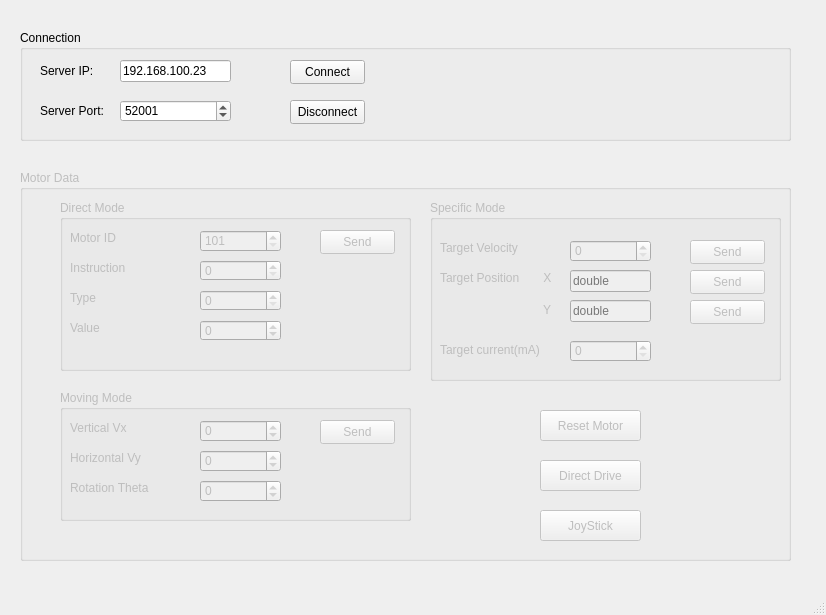
<?xml version="1.0" encoding="UTF-8"?>
<ui version="4.0">
 <class>MotorControl</class>
 <widget class="QMainWindow" name="MotorControl">
  <property name="geometry">
   <rect>
    <x>0</x>
    <y>0</y>
    <width>826</width>
    <height>615</height>
   </rect>
  </property>
  <property name="windowTitle">
   <string>MotorControl</string>
  </property>
  <widget class="QWidget" name="centralwidget">
   <widget class="QGroupBox" name="qConnectionGroup">
    <property name="geometry">
     <rect>
      <x>20</x>
      <y>30</y>
      <width>771</width>
      <height>111</height>
     </rect>
    </property>
    <property name="title">
     <string>Connection</string>
    </property>
    <widget class="QLabel" name="qServerIP">
     <property name="geometry">
      <rect>
       <x>20</x>
       <y>30</y>
       <width>61</width>
       <height>21</height>
      </rect>
     </property>
     <property name="text">
      <string>Server IP:</string>
     </property>
    </widget>
    <widget class="QLabel" name="qServerPort">
     <property name="geometry">
      <rect>
       <x>20</x>
       <y>70</y>
       <width>71</width>
       <height>21</height>
      </rect>
     </property>
     <property name="text">
      <string>Server Port: </string>
     </property>
    </widget>
    <widget class="QLineEdit" name="qServerIpLine">
     <property name="enabled">
      <bool>true</bool>
     </property>
     <property name="geometry">
      <rect>
       <x>100</x>
       <y>30</y>
       <width>111</width>
       <height>22</height>
      </rect>
     </property>
     <property name="inputMask">
      <string>###.###.###.###</string>
     </property>
     <property name="text">
      <string>192.168.100.23</string>
     </property>
    </widget>
    <widget class="QSpinBox" name="qServerPortSpin">
     <property name="geometry">
      <rect>
       <x>100</x>
       <y>70</y>
       <width>111</width>
       <height>22</height>
      </rect>
     </property>
     <property name="minimum">
      <number>50000</number>
     </property>
     <property name="maximum">
      <number>65535</number>
     </property>
     <property name="value">
      <number>52001</number>
     </property>
    </widget>
    <widget class="QPushButton" name="qConnectButton">
     <property name="geometry">
      <rect>
       <x>270</x>
       <y>30</y>
       <width>75</width>
       <height>24</height>
      </rect>
     </property>
     <property name="text">
      <string>Connect</string>
     </property>
    </widget>
    <widget class="QPushButton" name="qDisconnectButton">
     <property name="geometry">
      <rect>
       <x>270</x>
       <y>70</y>
       <width>75</width>
       <height>24</height>
      </rect>
     </property>
     <property name="text">
      <string>Disconnect</string>
     </property>
    </widget>
   </widget>
   <widget class="QGroupBox" name="qMotorDataGroup">
    <property name="enabled">
     <bool>false</bool>
    </property>
    <property name="geometry">
     <rect>
      <x>20</x>
      <y>170</y>
      <width>771</width>
      <height>391</height>
     </rect>
    </property>
    <property name="title">
     <string>Motor Data</string>
    </property>
    <widget class="QGroupBox" name="qSpecificModeGroup">
     <property name="geometry">
      <rect>
       <x>410</x>
       <y>30</y>
       <width>351</width>
       <height>181</height>
      </rect>
     </property>
     <property name="title">
      <string>Specific Mode</string>
     </property>
     <widget class="QLabel" name="qTargetVelocity">
      <property name="geometry">
       <rect>
        <x>10</x>
        <y>40</y>
        <width>81</width>
        <height>16</height>
       </rect>
      </property>
      <property name="text">
       <string>Target Velocity</string>
      </property>
     </widget>
     <widget class="QLabel" name="qTargetPosition">
      <property name="geometry">
       <rect>
        <x>10</x>
        <y>70</y>
        <width>81</width>
        <height>16</height>
       </rect>
      </property>
      <property name="text">
       <string>Target Position</string>
      </property>
     </widget>
     <widget class="QLabel" name="qTargetCurrent">
      <property name="geometry">
       <rect>
        <x>10</x>
        <y>140</y>
        <width>101</width>
        <height>20</height>
       </rect>
      </property>
      <property name="text">
       <string>Target current(mA)</string>
      </property>
     </widget>
     <widget class="QSpinBox" name="qTargetVelocitySpin">
      <property name="geometry">
       <rect>
        <x>140</x>
        <y>40</y>
        <width>81</width>
        <height>22</height>
       </rect>
      </property>
      <property name="maximum">
       <number>5000</number>
      </property>
     </widget>
     <widget class="QSpinBox" name="qTargetCurrentSpin">
      <property name="geometry">
       <rect>
        <x>140</x>
        <y>140</y>
        <width>81</width>
        <height>22</height>
       </rect>
      </property>
      <property name="maximum">
       <number>5000</number>
      </property>
     </widget>
     <widget class="QPushButton" name="qTargetVelocityButton">
      <property name="geometry">
       <rect>
        <x>260</x>
        <y>40</y>
        <width>75</width>
        <height>24</height>
       </rect>
      </property>
      <property name="text">
       <string>Send</string>
      </property>
     </widget>
     <widget class="QPushButton" name="qTargetPositionButton">
      <property name="geometry">
       <rect>
        <x>260</x>
        <y>70</y>
        <width>75</width>
        <height>24</height>
       </rect>
      </property>
      <property name="text">
       <string>Send</string>
      </property>
     </widget>
     <widget class="QPushButton" name="qTargetCurrentButton">
      <property name="geometry">
       <rect>
        <x>260</x>
        <y>100</y>
        <width>75</width>
        <height>24</height>
       </rect>
      </property>
      <property name="text">
       <string>Send</string>
      </property>
     </widget>
     <widget class="QLabel" name="label">
      <property name="geometry">
       <rect>
        <x>110</x>
        <y>70</y>
        <width>21</width>
        <height>16</height>
       </rect>
      </property>
      <property name="text">
       <string> X</string>
      </property>
     </widget>
     <widget class="QLabel" name="label_2">
      <property name="geometry">
       <rect>
        <x>110</x>
        <y>100</y>
        <width>21</width>
        <height>20</height>
       </rect>
      </property>
      <property name="text">
       <string> Y</string>
      </property>
     </widget>
     <widget class="QLineEdit" name="qPositionLineEditX">
      <property name="geometry">
       <rect>
        <x>140</x>
        <y>70</y>
        <width>81</width>
        <height>22</height>
       </rect>
      </property>
      <property name="placeholderText">
       <string>double</string>
      </property>
     </widget>
     <widget class="QLineEdit" name="qPositionLineEditY">
      <property name="geometry">
       <rect>
        <x>140</x>
        <y>100</y>
        <width>81</width>
        <height>22</height>
       </rect>
      </property>
      <property name="placeholderText">
       <string>double</string>
      </property>
     </widget>
    </widget>
    <widget class="QGroupBox" name="qDirectModeGroup">
     <property name="geometry">
      <rect>
       <x>40</x>
       <y>30</y>
       <width>351</width>
       <height>171</height>
      </rect>
     </property>
     <property name="title">
      <string>Direct Mode</string>
     </property>
     <widget class="QLabel" name="qMotorIdLabel">
      <property name="geometry">
       <rect>
        <x>10</x>
        <y>30</y>
        <width>71</width>
        <height>16</height>
       </rect>
      </property>
      <property name="text">
       <string>Motor ID</string>
      </property>
     </widget>
     <widget class="QSpinBox" name="qMotorIdSpin">
      <property name="geometry">
       <rect>
        <x>140</x>
        <y>30</y>
        <width>81</width>
        <height>22</height>
       </rect>
      </property>
      <property name="minimum">
       <number>101</number>
      </property>
      <property name="maximum">
       <number>104</number>
      </property>
     </widget>
     <widget class="QPushButton" name="qDirectModeButton">
      <property name="geometry">
       <rect>
        <x>260</x>
        <y>30</y>
        <width>75</width>
        <height>24</height>
       </rect>
      </property>
      <property name="text">
       <string>Send</string>
      </property>
     </widget>
     <widget class="QLabel" name="qInstructionLabel">
      <property name="geometry">
       <rect>
        <x>10</x>
        <y>60</y>
        <width>71</width>
        <height>16</height>
       </rect>
      </property>
      <property name="text">
       <string>Instruction</string>
      </property>
     </widget>
     <widget class="QLabel" name="qTypeLabel">
      <property name="geometry">
       <rect>
        <x>10</x>
        <y>90</y>
        <width>49</width>
        <height>16</height>
       </rect>
      </property>
      <property name="text">
       <string>Type</string>
      </property>
     </widget>
     <widget class="QLabel" name="qValueLabel">
      <property name="geometry">
       <rect>
        <x>10</x>
        <y>120</y>
        <width>49</width>
        <height>16</height>
       </rect>
      </property>
      <property name="text">
       <string>Value</string>
      </property>
     </widget>
     <widget class="QSpinBox" name="qInstructionSpin">
      <property name="geometry">
       <rect>
        <x>140</x>
        <y>60</y>
        <width>81</width>
        <height>21</height>
       </rect>
      </property>
      <property name="minimum">
       <number>0</number>
      </property>
      <property name="maximum">
       <number>137</number>
      </property>
      <property name="value">
       <number>0</number>
      </property>
     </widget>
     <widget class="QSpinBox" name="qTypeSpin">
      <property name="geometry">
       <rect>
        <x>140</x>
        <y>90</y>
        <width>81</width>
        <height>21</height>
       </rect>
      </property>
      <property name="maximum">
       <number>255</number>
      </property>
     </widget>
     <widget class="QSpinBox" name="qValueSpin">
      <property name="geometry">
       <rect>
        <x>140</x>
        <y>120</y>
        <width>81</width>
        <height>21</height>
       </rect>
      </property>
      <property name="minimum">
       <number>-5000</number>
      </property>
      <property name="maximum">
       <number>5000</number>
      </property>
     </widget>
    </widget>
    <widget class="QGroupBox" name="groupBox">
     <property name="geometry">
      <rect>
       <x>40</x>
       <y>220</y>
       <width>351</width>
       <height>131</height>
      </rect>
     </property>
     <property name="title">
      <string>Moving Mode</string>
     </property>
     <widget class="QLabel" name="VerticalVx">
      <property name="geometry">
       <rect>
        <x>10</x>
        <y>30</y>
        <width>71</width>
        <height>16</height>
       </rect>
      </property>
      <property name="text">
       <string>Vertical Vx</string>
      </property>
     </widget>
     <widget class="QLabel" name="RotationTheta">
      <property name="geometry">
       <rect>
        <x>10</x>
        <y>90</y>
        <width>91</width>
        <height>16</height>
       </rect>
      </property>
      <property name="text">
       <string>Rotation Theta</string>
      </property>
     </widget>
     <widget class="QLabel" name="HorizontalVy">
      <property name="geometry">
       <rect>
        <x>10</x>
        <y>60</y>
        <width>81</width>
        <height>16</height>
       </rect>
      </property>
      <property name="text">
       <string>Horizontal Vy</string>
      </property>
     </widget>
     <widget class="QSpinBox" name="qVerticalVxSpin">
      <property name="geometry">
       <rect>
        <x>140</x>
        <y>30</y>
        <width>81</width>
        <height>22</height>
       </rect>
      </property>
      <property name="minimum">
       <number>-5000</number>
      </property>
      <property name="maximum">
       <number>5000</number>
      </property>
     </widget>
     <widget class="QSpinBox" name="qHorizontalVySpin">
      <property name="geometry">
       <rect>
        <x>140</x>
        <y>60</y>
        <width>81</width>
        <height>22</height>
       </rect>
      </property>
      <property name="minimum">
       <number>-5000</number>
      </property>
      <property name="maximum">
       <number>5000</number>
      </property>
     </widget>
     <widget class="QSpinBox" name="qRotationThetaSpin">
      <property name="geometry">
       <rect>
        <x>140</x>
        <y>90</y>
        <width>81</width>
        <height>22</height>
       </rect>
      </property>
      <property name="minimum">
       <number>-5000</number>
      </property>
      <property name="maximum">
       <number>5000</number>
      </property>
     </widget>
     <widget class="QPushButton" name="qMovingModeButton">
      <property name="geometry">
       <rect>
        <x>260</x>
        <y>30</y>
        <width>75</width>
        <height>24</height>
       </rect>
      </property>
      <property name="text">
       <string>Send</string>
      </property>
     </widget>
    </widget>
    <widget class="QPushButton" name="qResetButton">
     <property name="geometry">
      <rect>
       <x>520</x>
       <y>240</y>
       <width>101</width>
       <height>31</height>
      </rect>
     </property>
     <property name="text">
      <string>Reset Motor</string>
     </property>
    </widget>
    <widget class="QPushButton" name="qDirectDriveButton">
     <property name="geometry">
      <rect>
       <x>520</x>
       <y>290</y>
       <width>101</width>
       <height>31</height>
      </rect>
     </property>
     <property name="text">
      <string>Direct Drive</string>
     </property>
    </widget>
    <widget class="QPushButton" name="qJoyStickButton">
     <property name="geometry">
      <rect>
       <x>520</x>
       <y>340</y>
       <width>101</width>
       <height>31</height>
      </rect>
     </property>
     <property name="text">
      <string>JoyStick</string>
     </property>
    </widget>
   </widget>
  </widget>
  <widget class="QMenuBar" name="menubar">
   <property name="geometry">
    <rect>
     <x>0</x>
     <y>0</y>
     <width>826</width>
     <height>22</height>
    </rect>
   </property>
  </widget>
  <widget class="QStatusBar" name="statusbar"/>
 </widget>
 <resources/>
 <connections/>
</ui>
